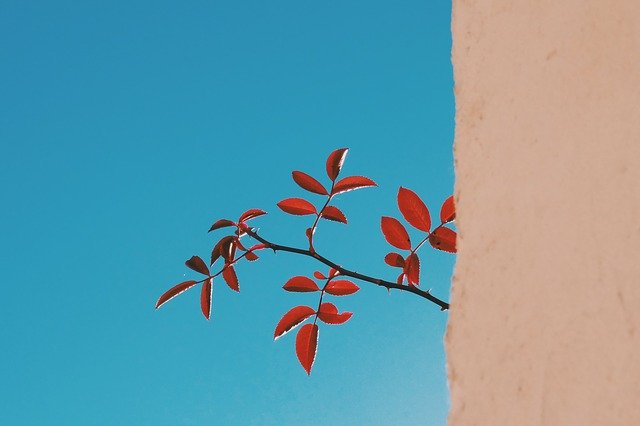
%> input picture denoising/branch-789619_640.jpg, 640 x 426 px
$ octave final_1.m   (GNU Octave 9; MATLAB toolbox functions it lacks are replaced by stand-ins)
%> lines starting %> are read from the running program, lines starting %| are printed output that depends on the picture; in (x1, y1, x2, y2) boxes, pixels count from 0 and x2, y2 are one past the last pixel; in counts of white or black regions, pixels touching at a corner belong together; the program's own positions count from 1
### denoising/make_Om.m
function [Om] = make_Om(m,n,r);

t0 = rand(m*n,1);
[t1 indx] = sort(t0);

num_nonzero = floor(m*n*r); %0でない画素の数

Om = zeros(m,n);
Om( indx(1:num_nonzero) ) = 1;

### denoising/findSecondPeak.m
function PeakX=findSecondPeak(PeaksMap,PeakY,sort_ind,n)
count=0;
for x=sort_ind
    if PeaksMap(PeakY,x)==1 %Peakであるとき
        PeakX=x;
        count=count+1;
    if count==n %第nのPeakになるとき
        break
    end
    end
end
end

### denoising/make_X_b.m
function [X b] = make_X_b(I,p)

[I_x I_y] = size(I);

% データ行列Dの生成
D = zeros( (I_x-p+1)*(I_y-p+1) , p*p );
k = 0;
for i=1:I_x-p+1
    for j=1:I_y-p+1
        k = k+1;
        D(k,:) = reshape(I(i:i+p-1,j:j+p-1),1,[]);
    end
end

% データ行列Dの真ん中の列がベクトルb、真ん中の列を取り除いたものが行列Xになる
center = (p*p+1)/2;
b = D(:,center);
X = [ D(:,1:center-1) D(:,center+1:p*p) ];

### denoising/final_1.m
%最小二乗法と自動ピーク探し
%雑音除去-->欠損修復-->雑音除去
clear;

Ic=imread('branch-789619_640.jpg');
%> Ic is the input picture: size 426x640x3 uint8; mean R, G, B 102.1, 154.7, 168.6
Ig=rgb2gray(Ic);
[Ix,Iy]=size(Ig);
%> Ix = 426; Iy = 640

%既知の画素の割合
r=0.8;

% 既知の画素の位置を表す行列Omの生成（ランダムに生成）
Om = make_Om(Ix,Iy,r);
%> in make_Om, `Om( indx(1:num_nonzero) ) = 1;`:
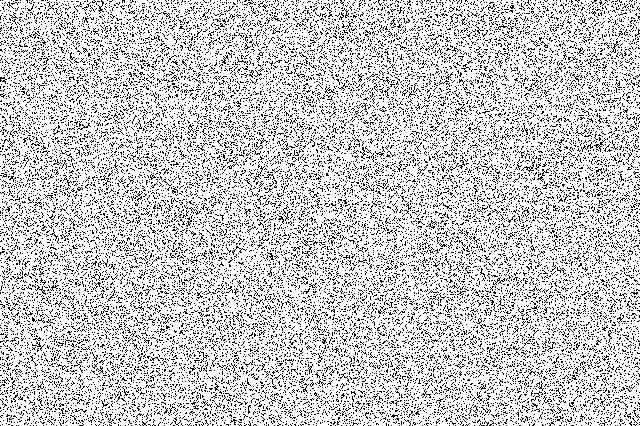
%> Om: size 426x640 double; values 0 (black) and 1 (white), 80% white; black in thin lines or dots

% 欠損画像の生成
Ims = double(Ig).*Om;
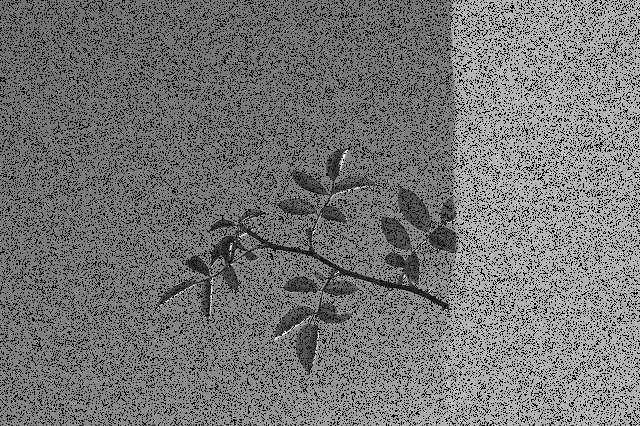
%> Ims: size 426x640 double; min 0, max 254, mean 112.4

%ノイズを付加
fs=640;
y=(0:1/fs:1-1/fs)';
randt=round(rand(1,1)*64);%ランダムに周期を生成する
stripe=repmat(uint8(16*sin(2*pi*(fs/randt)*y)),1,fs);
stripe=stripe';
stripe(Ix+1:Iy,:)=[];
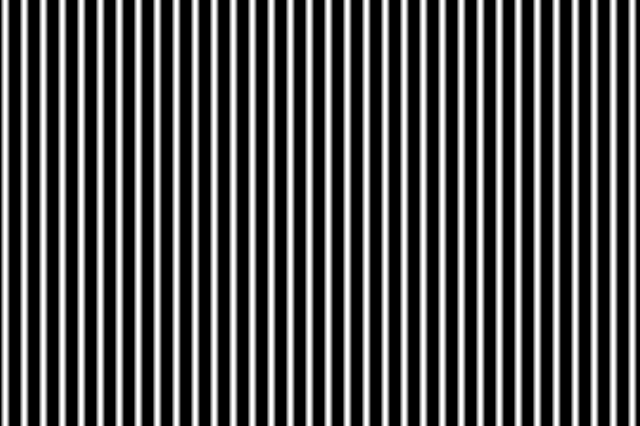
%> stripe: size 426x640 uint8; min 0, max 16, mean 5.21; drawn with min black and max white
%imtool(stripe)
sG=double(stripe)+double(Ims);
sG=uint8(sG/max(max(sG))*255);
%> sG: size 426x640 uint8

figure
imshow(Ig)
title('元のグレースケール画像')
figure
imshow(uint8(Ims))
title('欠損画像')
figure
imshow(uint8(sG))
title('欠損ノイズ画像')

%-----------------------修復開始--------------------------------------

%ノイズ軽減
z=fftshift(fft2(sG));
zlog=log(abs(z));
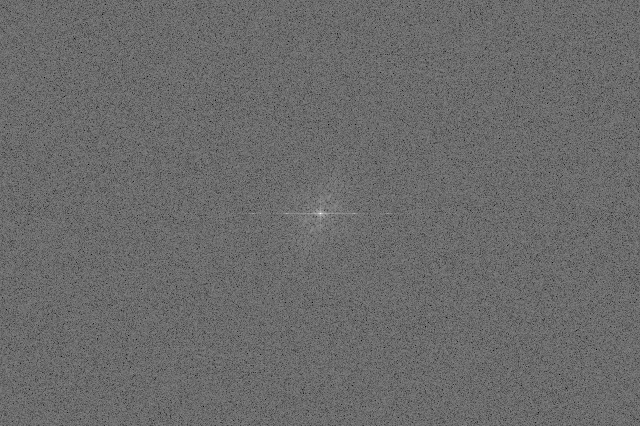
%> zlog: size 426x640 double; min 4.74, max 17.23, mean 9.98; drawn with min black and max white
firstPeakX=floor(Iy/2)+1;
%> firstPeakX = 321
PeakY=floor(Ix/2)+1;
%> PeakY = 214
zlog_Y=zlog(214,:); %zlog_Y=zlog(floor(Ix/2)+1);
%> zlog_Y = 640 values, max 17.23 at index 321, min 6.47 at index 69, mean 10.4
[sort_zlogY,sort_ind]=sort(zlog_Y,'descend');
%> sort_zlogY = 640 values, max 17.23 at index 1, min 6.47 at index 640, mean 10.4; sort_ind = 640 values, max 640 at index 267, min 1 at index 536, mean 320.5
PeaksMap=imregionalmax(zlog); %この図ではY=214のところ
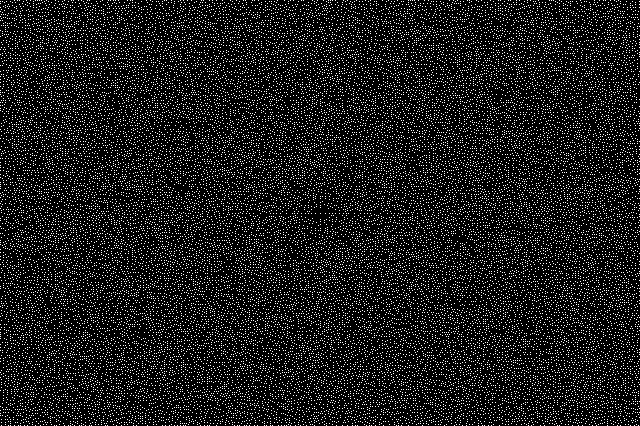
%> PeaksMap: size 426x640 logical; 11% white in thin lines or dots

%第二の極値を探す
secondPeak_X1=findSecondPeak(PeaksMap,PeakY,sort_ind,2); %自動的にピークを探す
%> the loop in findSecondPeak, `for x=sort_ind` made 6 passes
%> (x, PeakX, count) on passes 1, 6: (321, 321, 1), (287, 287, 2)
%> x on passes 2 to 5: 320, 322, 319, 323
%> secondPeak_X1 = 287
secondPeak_X2=2*firstPeakX-secondPeak_X1;
%> secondPeak_X2 = 355

%figure
%mesh(zlog)
A=ones(Ix,Iy);
A(PeakY,secondPeak_X1)=0; A(PeakY,secondPeak_X2)=0;
%> after `A(PeakY,secondPeak_X1)=0`:
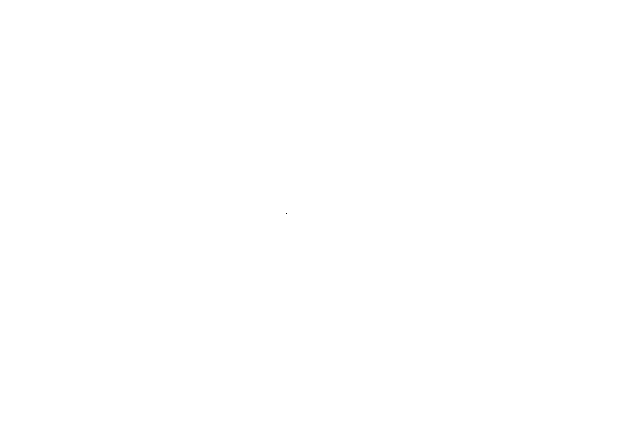
%> A: size 426x640 double; values 0 (black) and 1 (white), 100% white; black in thin lines or dots, all inside (x1, y1, x2, y2) = (286, 213, 287, 214)
%> after `A(PeakY,secondPeak_X2)=0`: A: size 426x640 double; values 0 (black) and 1 (white), 100% white; black in thin lines or dots, all inside (x1, y1, x2, y2) = (286, 213, 355, 214)
z_fixed=abs(ifft2(fftshift(z.*A)));
figure
imshow(uint8(z_fixed))
title('ノイズ軽減後')

%欠損修復
p = 5; % 画像パッチ。奇数。
bias = (p+1)/2;
Ob = reshape( Om(bias:Ix-bias+1,bias:Iy-bias+1)',[],1 );
% ベクトルbの未知の要素を表現するベクトルOcを生成
Oc = ~Ob; % ベクトルObの０と１を反転させたもの
%> Oc = 268392 logical values, 53685 true


% データ行列Xとベクトルbを画像から生成し、初期値として保存
[X0 b0] = make_X_b(z_fixed,p);
%> after the loop in make_X_b, `for i=1:I_x-p+1`: k = 268392

I_result=z_fixed; % 修復画像の初期値は欠損画像
a = ones(p*p-1,1)/(p*p-1); % 周りの画素値の平均値を計算する係数ベクトル

% データ行列Xとベクトルbを画像I_resultから生成
[X b] = make_X_b(I_result,p);


% 係数ベクトルaを使ってbを計算
b = X*a;

% ベクトルbの未知の要素の値はそのままで、既知の要素の値を代入
b = b.*Oc + b0.*Ob;

% ベクトルbから画像I_msを生成
I_result(bias:Ix-bias+1,bias:Iy-bias+1) = reshape(b, Iy-(bias-1)*2,Ix-(bias-1)*2)';
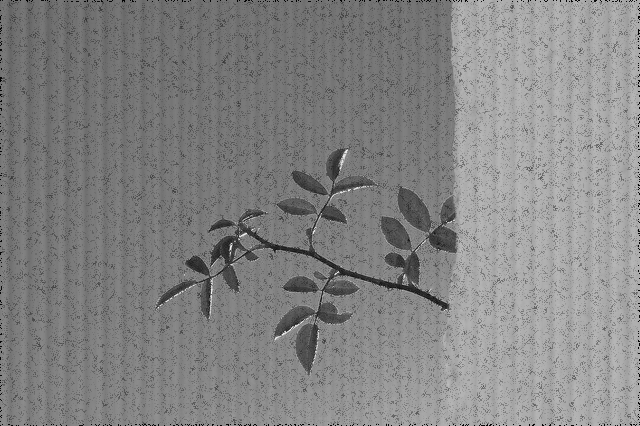
%> I_result: size 426x640 double; min 0.0744, max 248.8, mean 132.5

for i=0:300
%> (the run ends here)
